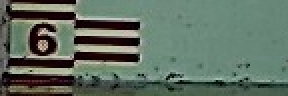
#> input picture Hough/TestImg/9.jpg, 144 x 48 px (shown 2 times larger)
$ python test.py
#> lines starting #> are read from the running program, lines starting #| are printed output that depends on the picture; after the words box and inside, x2 and y2 are one past the last pixel; in counts of white or black regions, pixels touching at a corner belong together
import cv2 as cv
import numpy as np

lane = cv.imread("TestImg/9.jpg")
#> lane is the input picture: shape (48, 144, 3); mean B, G, R 97.9, 111, 95.9
raw = lane
cv.namedWindow("raw", 0)
cv.namedWindow("lane", 0)
cv.namedWindow("line_img", 0)
#cv.resizeWindow("raw", 640, 480)
cv.imshow("raw", raw)
ori = lane
# 高斯模糊，Canny边缘检测需要的
lane = cv.GaussianBlur(lane, (5, 5), 0)
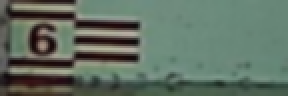
#> lane: shape (48, 144, 3) (shown 2 times larger); mean B, G, R 98.1, 111.2, 96
# 进行边缘检测，减少图像空间中需要检测的点数量
lane = cv.Canny(lane, 50, 150)
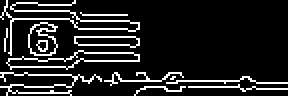
#> lane: shape (48, 144) (shown 2 times larger); 13.2% white in thin lines or dots
cv.imshow("lane", lane)
rho = 1  # 距离分辨率
theta = np.pi / 180  # 角度分辨率
threshold = 30  # 霍夫空间中多少个曲线相交才算作正式交点
min_line_len = 30  # 最少多少个像素点才构成一条直线
max_line_gap = 30  # 线段之间的最大间隔像素
lines = cv.HoughLinesP(lane, rho, theta, threshold, maxLineGap=max_line_gap)
#> lines = 13 rows, first 6: [0, 36, 143, 41], [3, 46, 34, 46], [4, 29, 69, 30], [0, 43, 35, 43], [94, 43, 143, 44], [2, 5, 57, 7]
line_img = np.zeros_like(lane)
i = 1
for line in lines:
    for x1, y1, x2, y2 in line:
        print(x1,x2,y1,y2)
        cv.line(ori, (x1, y1), (x2, y2), 255, 1)
        cv.putText(ori, str(i), (x2, y2), cv.FONT_HERSHEY_COMPLEX, 0.3, (255, 255, 255), 1)
        i = i + 1
#> this loop made 13 passes
#> line on passes 1 to 12: [[0, 36, 143, 41]], [[3, 46, 34, 46]], [[4, 29, 69, 30]], [[0, 43, 35, 43]], [[94, 43, 143, 44]], [[2, 5, 57, 7]], [[1, 9, 64, 10]], [[5, 27, 66, 26]], [[3, 15, 69, 14]], [[2, 23, 69, 22]], [[37, 40, 78, 40]], [[3, 17, 67, 18]]
#| 0 143 36 41
#| 3 34 46 46
#| 4 69 29 30
#| 0 35 43 43
#| 94 143 43 44
#| 2 57 5 7
#| 1 64 9 10
#| 5 66 27 26
#> (further printed lines are left out)
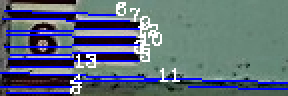
#> ori: shape (48, 144, 3) (shown 2 times larger); 14.73% of pixels changed, all inside (x1, y1, x2, y2) = (0, 1, 144, 47)
#> after the loop, i = 14
print('检测到了', int(lines.shape[0]/2), '条直线')
#| 检测到了 6 条直线
cv.putText(ori, 'Line Number:' + str(int(lines.shape[0]/2)), (80, 20), cv.FONT_HERSHEY_COMPLEX, 0.3, (255, 255, 255), 1)
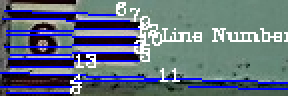
#> ori: shape (48, 144, 3) (shown 2 times larger); 2.59% of pixels changed, all inside (x1, y1, x2, y2) = (81, 14, 144, 21)
cv.imshow("line_img", ori)
cv.waitKey()

$ run again, with Hough/TestImg/1.jpg copied over Hough/TestImg/9.jpg
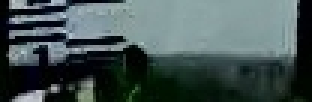
#> input picture Hough/TestImg/1.jpg, 104 x 34 px (shown 3 times larger)
#> lane is the input picture: shape (34, 104, 3); mean B, G, R 83.8, 84.2, 69.4
#> `lane = cv.Canny(lane, 50, 150)`:
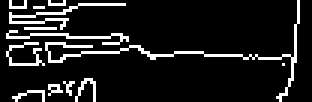
#> lane: shape (34, 104) (shown 3 times larger); 11.2% white in thin lines or dots
#> lines = [[8, 14, 98, 20], [3, 10, 42, 13], [2, 11, 93, 19], [3, 2, 41, 1]]
#> the loop `for line in lines:` made 4 passes
#> (printed output is left out)
#> after the loop `for line in lines:`: i = 5
#| 检测到了 2 条直线
#> `cv.putText(ori, 'Line Number:' + str(int(lines.shape[0]/2)), (80, 20),..`:
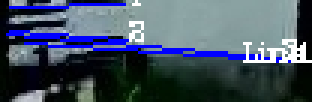
#> ori: shape (34, 104, 3) (shown 3 times larger); mean B, G, R 98.8, 81.9, 68.5
